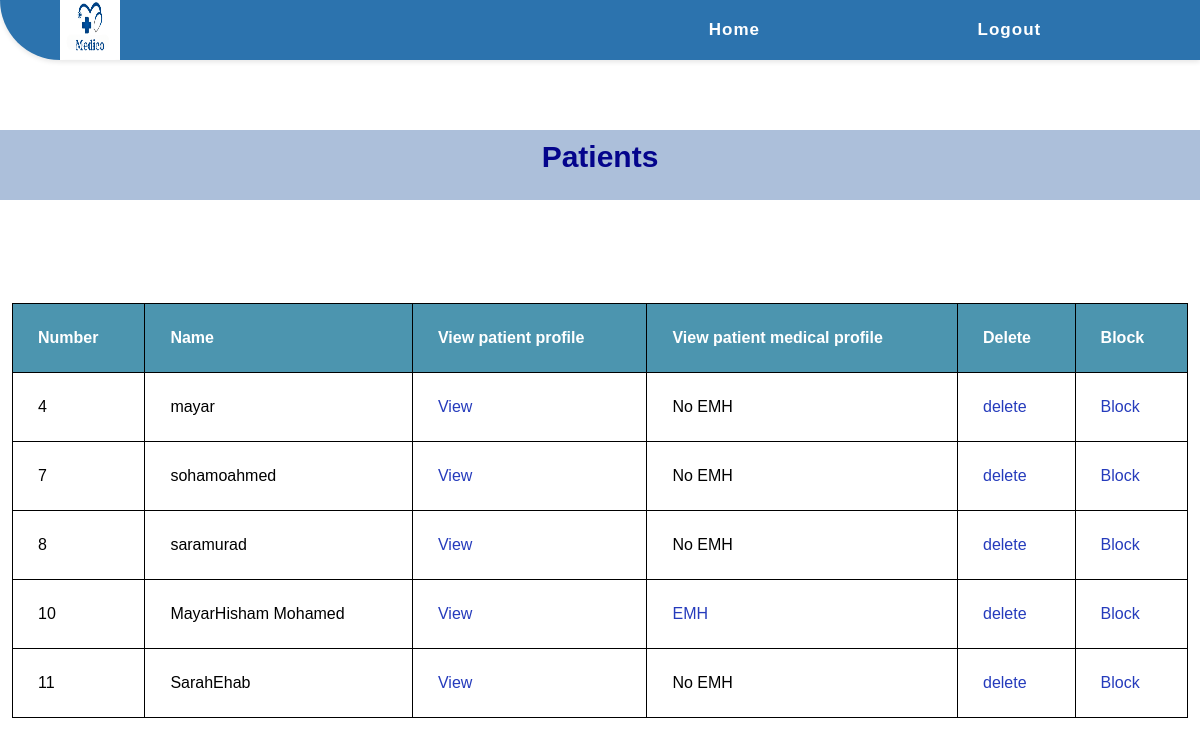
The page /admin/admin_view_patients.php on the database as committed earlier.
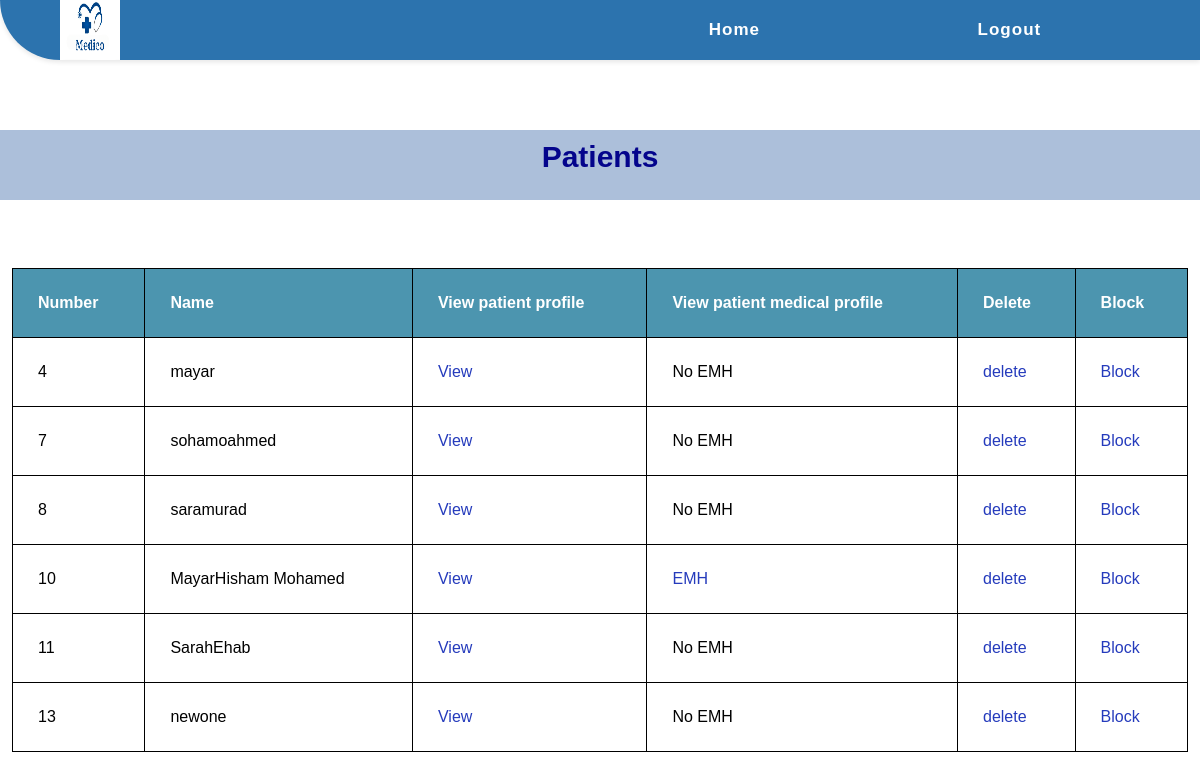
The same page on the database as committed later.
### tables this page shows
CREATE TABLE `patient` (
  `pid` int(11) NOT NULL,
  `first_name` varchar(255) NOT NULL,
  `last_name` varchar(255) NOT NULL,
  `gender` varchar(255) NOT NULL,
  `occupation` varchar(255) NOT NULL,
  `marital_status` varchar(255) NOT NULL,
  `email` varchar(255) NOT NULL,
  `allergies` varchar(255) NOT NULL,
  `blood_type` varchar(255) NOT NULL,
  `pdate_of_birth` date NOT NULL,
  `phone` int(11) NOT NULL,
  `emergency_contact` int(11) NOT NULL,
  `address` varchar(255) NOT NULL,
  `password` int(11) NOT NULL,
  `image` mediumtext NOT NULL,
  `has_emh` varchar(255) NOT NULL,
  `paid` varchar(255) NOT NULL,
  `blocked` varchar(255) NOT NULL
);

### admin/admin_view_patients.php (the view, shortened to what this page needs)
<?php
include "../shared/conn.php";
    $qry="SELECT * FROM `patient` ";
$rslt=mysqli_query($connect,$qry);
?>
<!DOCTYPE html>
<html lang="en">
<head>
    <link rel="stylesheet" href="../CSS/style.css">
    <link rel="stylesheet" href="../CSS/footer.css">
    <link rel="stylesheet" href="../CSS/pharmacy's view.css">
    <link rel="stylesheet" href="../CSS/style.css">
</head>
<body>
    <nav>
        <div class="logo">
            <a href="#"><img src="../Images/medico.png" alt="Medico Logo"></a>
        </div>
        <ul class="nav-links">
            <li><a href="./admin_home.php">Home</a></li>
            <li><a href="../shared/login.php?bbye='1'">Logout</a></li>
        </ul>
    </nav>
    <h1 class="h1_text" id="Requests">Patients</h1>
    <table>
        <thead>
            <tr>
                <th>Number</th>
                <th>Name</th>
                <th>View patient profile</th>
                <th>View patient medical profile</th>
                <th>Delete</th>
                <th>Block</th>
            </tr>
        </thead>
        <?php while ($row=mysqli_fetch_array($rslt)) {?>
        <tbody>
            <tr>
                <td><?php   echo $row['pid']  ?></td>
                <td>  <?php   echo $row['first_name']    .  $row['last_name']   ?></td>
                <td><a href="patient_profile_for_admin.php?view=<?php echo $row['pid'];?> "> View</a></td>
                <td><?php $select = "SELECT * FROM `patient` WHERE paid = 'yes'
                AND has_emh = 'yes' AND pid = '".$row['pid']."' ";
                $sel = mysqli_query($connect , $select);
                $sell = mysqli_num_rows($sel);
                if($sell > 0){ ?><a href="EMH_view_admin.php?emh=<?php echo $row['pid']; ?>">EMH</a> <?php }else{ ?>No EMH <?php } ?></td>
                <td><a href="admin_view_patients.php?delete=<?php echo $row['pid'];?> "> delete</a></td>
                <?php
                if($row['blocked'] == 'yes'){
                ?>
                <td><a href="admin_view_patients.php?unblock=<?php echo $row['pid'];?> "> Unblock</a></td>
                <?php } else { ?>
                    <td><a href="admin_view_patients.php?block=<?php echo $row['pid'];?> "> Block</a></td>
             <?php   } ?>
            </tr>
        <?php
        }
        ?>
        </tbody>
    </table>
</body>
</html>

### CSS/style.css (style rules this page uses)
* { padding: 0; margin: 0; box-sizing: border-box; font-family: 'Poppins', sans-serif; }
nav { display: flex; justify-content: space-between; align-items: center; background-color: #2c73ae; height: 60px; padding: 0 50px; box-shadow: 0px 2px 5px rgba(0, 0, 0, 0.1); border-bottom-left-radius: 60px; }
.logo { width: 60px; height: 60px; margin-left: 10px; }
.logo img { width: 100%; height: 100%; }
.nav-links { display: flex; justify-content: space-around; width: 50%; }
.nav-links li { list-style: none; }
.nav-links a { color: #ffffff; text-decoration: none; font-weight: bold; font-size: 17px; letter-spacing: 1px; }
.nav-links li { opacity: 1; transition: opacity 0.5s ease-in-out; margin: 10px 0; }
.h1_text { text-align: center; color: rgb(4, 4, 140); font-size: 30px; padding-top: 10px; font-weight: bold; margin-top: 70px; margin-bottom: 20px; background-color: #295aa063; height: 70px; }

### CSS/footer.css (style rules this page uses)
body { min-height: 100vh; }
a { color: #253bbc; text-decoration: none; }
html { height: 100%; }
body { display: flex; flex-direction: column; min-height: 100%; }

### CSS/pharmacy's view.css (style rules this page uses)
* { padding: 0; margin: 0; box-sizing: border-box; font-family: 'Poppins', sans-serif; }
nav { display: flex; justify-content: space-between; align-items: center; background-color: #2c73ae; height: 60px; padding: 0 50px; box-shadow: 0px 2px 5px rgba(0, 0, 0, 0.1); border-bottom-left-radius: 60px; }
.logo { width: 60px; height: 60px; margin-left: 10px; }
.logo img { width: 100%; height: 100%; }
.nav-links { display: flex; justify-content: space-around; width: 50%; }
.nav-links li { list-style: none; }
.nav-links a { color: #ffffff; text-decoration: none; font-weight: bold; font-size: 17px; letter-spacing: 1px; }
.nav-links li { opacity: 1; transition: opacity 0.5s ease-in-out; margin: 10px 0; }
.h1_text { text-align: center; color: rgb(4, 4, 140); font-size: 26px; padding-top: 18px; font-weight: bold; margin-top: 60px; margin-bottom: 20px; background-color: #295aa063; height: 70px; }
table { border-collapse: collapse; width: 98%; margin: auto; }
th, td { text-align: left; padding: 25px; border: 1px solid black; }
th { background-color: #4c95af; color: white; }

Rows that differ between the two databases and show on the page:
added patient: pid "13", first_name "new", last_name "one", shows "No EMH"
